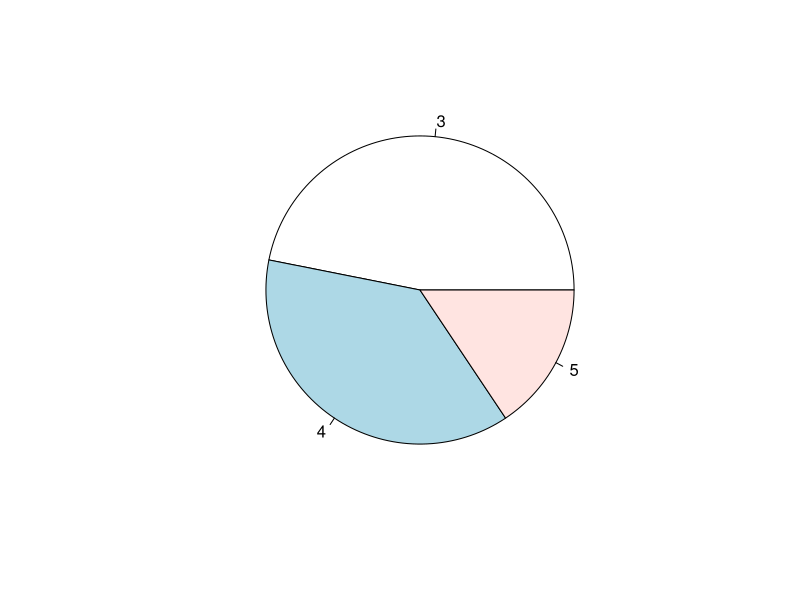
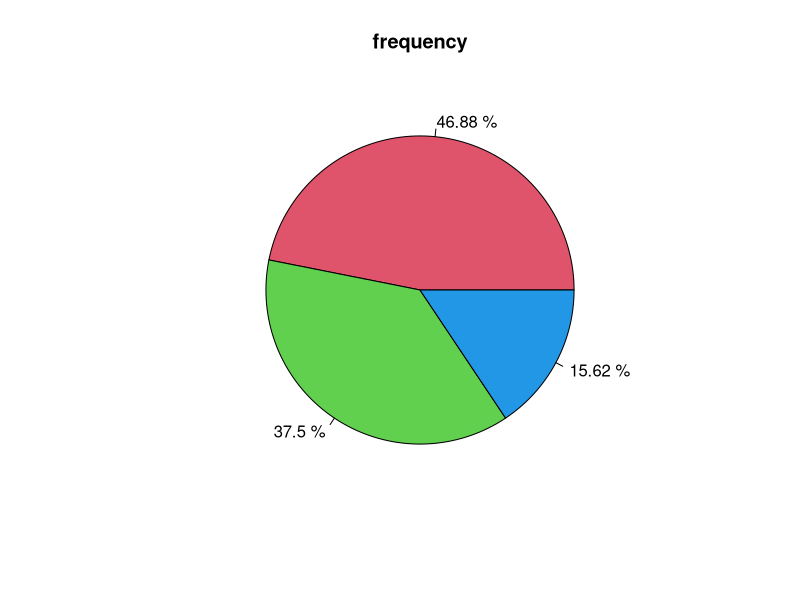

Write the R code that produced these figures, in order.
p <- function(...) {
  print("------")
  print(...)
}

set.seed(42)

ex1 <- function(){
  df <- iris
  str(df)
# 'data.frame':   150 obs. of  5 variables:
#  $ Sepal.Length: num  5.1 4.9 4.7 4.6 5 5.4 4.6 5 4.4 4.9 ...
#  $ Sepal.Width : num  3.5 3 3.2 3.1 3.6 3.9 3.4 3.4 2.9 3.1 ...
#  $ Petal.Length: num  1.4 1.4 1.3 1.5 1.4 1.7 1.4 1.5 1.4 1.5 ...
#  $ Petal.Width : num  0.2 0.2 0.2 0.2 0.2 0.4 0.3 0.2 0.2 0.1 ...
#  $ Species     : Factor w/ 3 levels "setosa","versicolor",..: 1 1 1 1 1 1 1 1 1 1 ...
#
  # scatter plot: col = color, pch = plot style
  # plot(df$Petal.Length, df$Petal.Width, col = 'red', pch = 8)
  # with(df,  plot(Petal.Length, Petal.Width, col = 'black', pch=3))
  attach(df)
  # plot(Petal.Length, Petal.Width, col = '#1fe133', pch="$")
  # plot(Petal.Length, Petal.Width, col = 'black', pch="$", xlab='PL', ylab='PW', type='l')
  # plot(Petal.Length, Petal.Width, col = 'black', pch="$", xlab='PL', ylab='PW', type='h')

  # par()
  
  spe <- c("setosa","versicolor", "virginica")
  cols <- 2:4
  pchs <- 2:4

  f = c( "Sepal.Length", "Sepal.Width ", "Petal.Length", "Petal.Width ")

  a <- df[Species == spe[1], ]
  b <- df[Species == spe[2], ]
  c <- df[Species == spe[3], ]


  plot(a$f[3], a$f[4],col=cols[1], pch=pchs[1], xlim=c(0,100), ylim=c(0.5, 30))
  points(b$f[3], b$f[4], col=cols[2], pch=pchs[2])
  points(c$f[3], c$f[4], col=cols[3], pch=pchs[3])

  legend("topright", pch=pchs, col=cols, legend=spe)
}

# histogram
ex2 <- function(){
  df <- iris
  # y = Frequence
  # hist(df$Sepal.Width)

  # y = Density
  # hist(df$Sepal.Width, breaks=c(0.5, 2.3, 5))

  # y = Frequence
  # hist(df$Sepal.Width, breaks=c(0.5, 2.3, 5), freq=T)

  # hist(df$Sepal.Width, breaks=c(0.5, 2.3, 3, 3.5, 5), freq=T, labels=c('a', 'b', 'c', 'd', 'e'), col = 1:5)

  # hist(df$Sepal.Width, breaks=c(0.5, 2.3, 3, 3.5, 5), freq=T, labels=T, col = 1:5)

  hist(df$Sepal.Width, breaks=c(0.5, 2.3, 3, 3.5, 5), freq=F, labels=T, col = 1:5, main="Test")
}

# Normal QQ Plot
ex3 <- function(){ 
  library(MASS)
  df <- crabs
  qqnorm(df$FL)
  qqline(df$FL)

  p(shapiro.test(df$FL))
#         Shapiro-Wilk normality test
# data:  df$FL
# W = 0.99037, p-value = 0.2023
}

# box plot
ex4 <- function(){
  df <- InsectSprays
  str(df)
  
  # boxplot(df$count)

  # boxplot(variables ~ categories)
  boxplot(count ~ spray, data = df)

  # include outlier
  boxplot(count ~ spray, data = df, range=0)

  boxplot(count ~ spray, data = df, range=0, col=2:7)

}

ex5 <- function(){
  df <- iris
  k <- boxplot(df$Sepal.Length)
  p(k$stats)
  text(y=k$stats, labels=k$stats, x=1)

  k <- boxplot(df$Sepal.Length ~ df$Species, col=2:4)
  p(k$stats)
  for (i in 1:3){
    text(y=k$stats[, i], x=i)
  }

  p(k$stats[, 1])
  p(k$stats[2,3])
}

# barplot : must be frequence table
ex6 <- function(){
  df <- mtcars
  g.table <- table(df$gear)
  p(g.table)
  k <- barplot(g.table, col=3:5, ylim=c(0, 20))
  text(x=k, y=g.table + 0.5, labels=g.table)

  k <- barplot(g.table, col=3:5, ylim=c(0, 20), name.arg=c('one', 'two', 'three'))
  text(x=k, y=g.table + 0.5, labels=g.table)
}

# cex: size, col: color
ex7 <- function(){
  df <- iris
  attach(df)
  # plot(Sepal.Length, Sepal.Width)
  plot(Sepal.Length, Sepal.Width, main="Scatter", xlab='SL', ylab="SW")
  plot(Sepal.Length, Sepal.Width, main="Scatter", xlab='SL', ylab="SW", cex=1.5)
  plot(Sepal.Length, Sepal.Width, main="Scatter", xlab='SL', ylab="SW", cex=1.5, col=2)
  plot(Sepal.Length, Sepal.Width, main="Scatter", xlab='SL', ylab="SW", cex=1.5, col=2, col.main=5, cex.lab=1.5)
  plot(Sepal.Length, Sepal.Width, main="Scatter", xlab='SL', ylab="SW", cex=1.5, col=2, col.main=5, cex.lab=1.5, col.lab= 4)
}

# par(): fg, bg, fig, 
ex8 <- function(){
  df <- iris
  attach(df)
  par(bg="#f15ac0", fg="blue")

  par(fig=c(0, 0.5, 0, 0.5))

  plot(Sepal.Length, Sepal.Width, main="Scatter", xlab='SL', ylab="SW", cex=1.5, col=2, col.main=5, cex.lab=1.5, col.lab= 4)

  par(fig=c(0.5, 1, 0.5, 1), mai=c(0.5, 1, 0.5, 1))

  df <- mtcars
  g.table <- table(df$gear)
  p(g.table)
  k <- barplot(g.table, ylim=c(0, 20))
  text(x=k, y=g.table + 0.5, labels=g.table)
}

# test 1
ex9 <- function(){
  # 1
  df <- mtcars

  k <- df$disp
  p(k)
  p(cut(k, 3))

  # 2
  p(table(df$gear))

  # 3
  plot(df$mpg, df$disp)

  # 4
  # hist(df$mpg, breaks=())
  
}

# pie char 
ex10 <- function(){
  df <- mtcars
  g.table <- table(df$gear)
  pie(g.table)

  per.gear <- paste(round(100 * g.table / sum(g.table), 2), '%')

  pie(g.table, labels=per.gear, col=2:4, main="frequency")
  # legend('topright', names<-c(3,4,5), fill=col<-2:4)
}

main <- function () {
  num = 10
  fun <- list(ex1, ex2, ex3, ex4, ex5, ex6, ex7, ex8, ex9, ex10)
  if (num == 0) {
    for (f in fun) {
      f()
    }
  }else {
    fun[[num]]()
  }
}

main()

